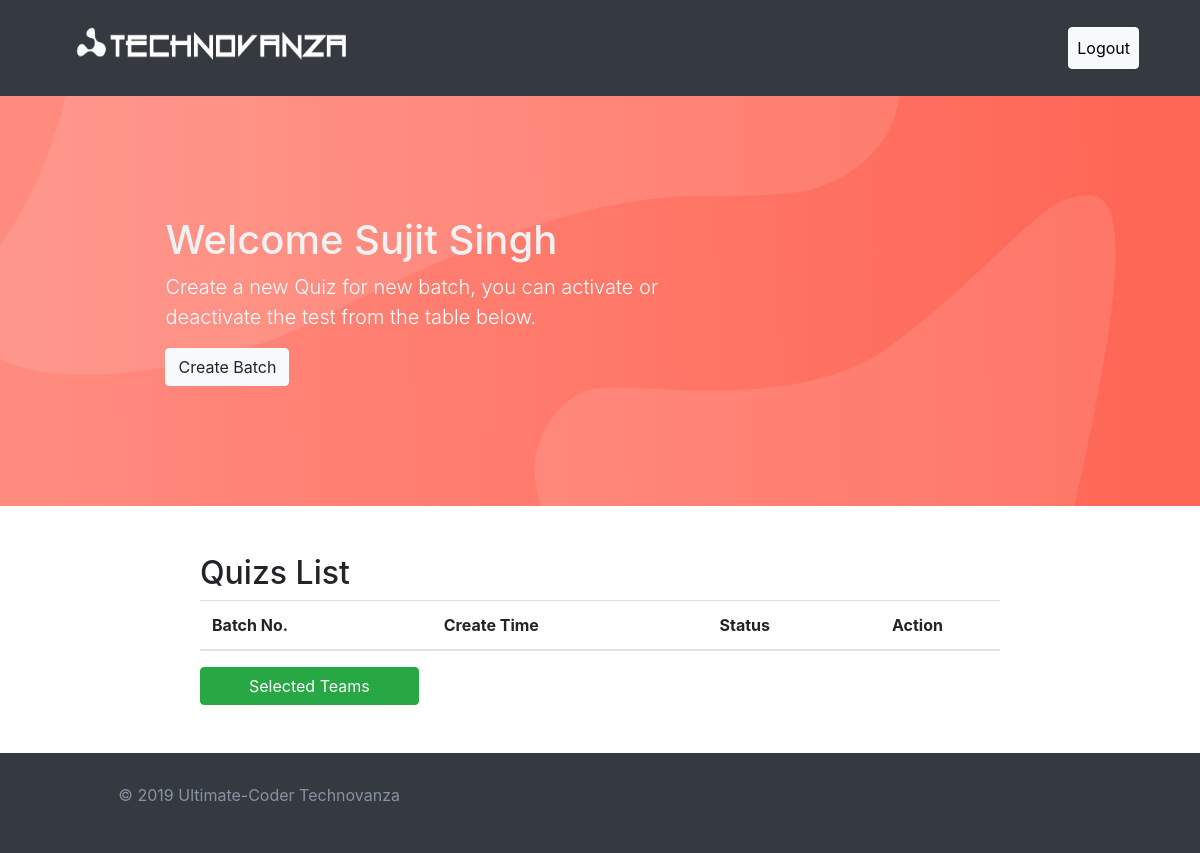
The page /admin_index.php (signed in) on the database as committed earlier.
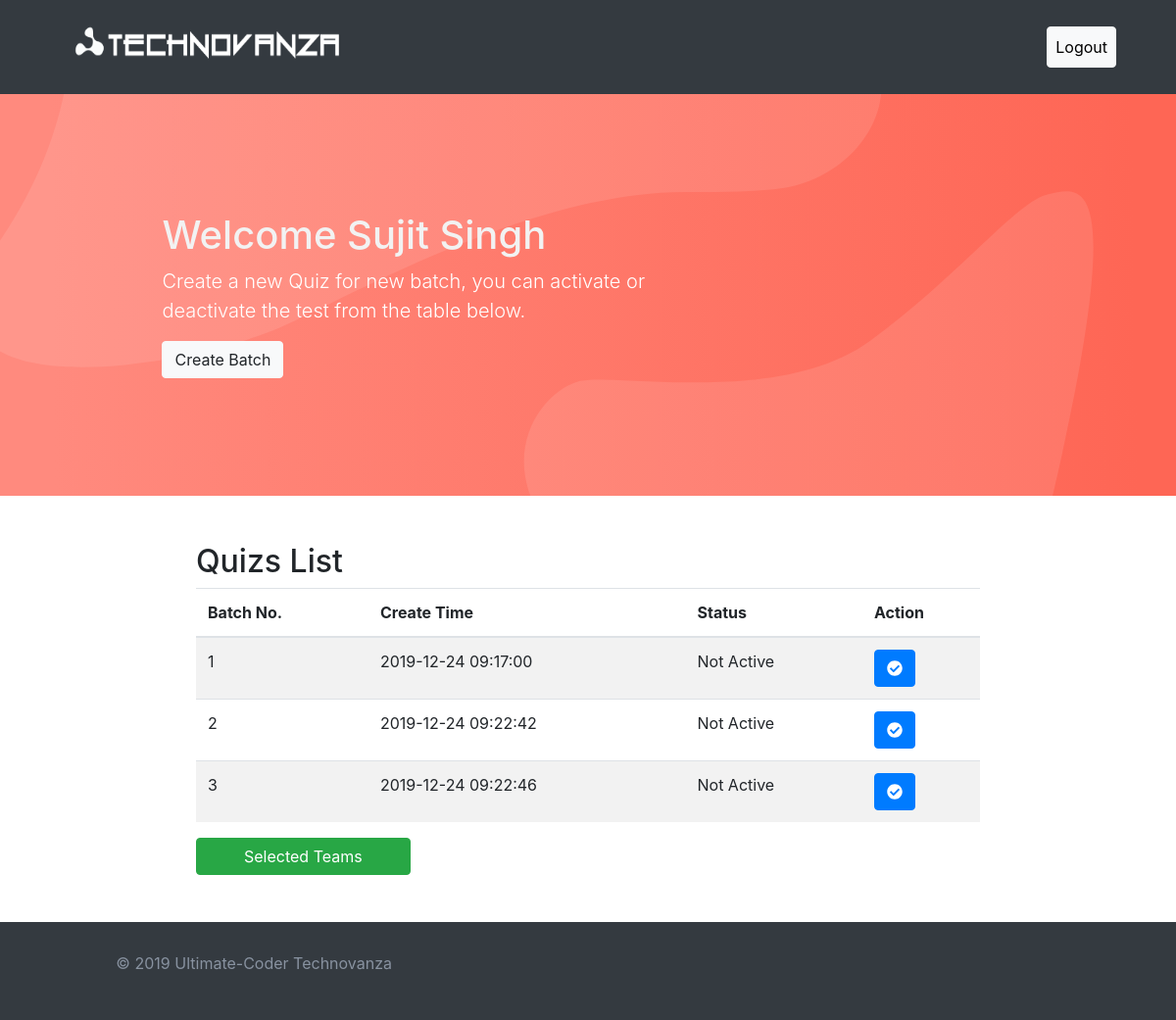
The same page on the database as committed later.
### tables this page shows
CREATE TABLE `uc_batch` (
  `batch_id` int(11) NOT NULL,
  `user_id` int(100) NOT NULL,
  `active` tinyint(1) NOT NULL DEFAULT '0',
  `time` timestamp NOT NULL DEFAULT CURRENT_TIMESTAMP
);

### admin_index.php (the view, shortened to what this page needs)
<?php
    include 'db/db.php';
?>
<!DOCTYPE html>
<html>
<head>
  <link type="text/css" rel="stylesheet" href="css/froala_blocks.css">
  <link type="text/css" rel="stylesheet" href="css/bootstrap.css">
  <link href="css/all.css" rel="stylesheet">
</head>
<body>
<header class="bg-dark" data-block-type="headers" data-id="2">
  <div class="container text-center">
      <nav class="navbar">
          <a class="navbar-brand" href=""><img src="imgs/techno_logo.png" width="300" height="70" alt=""></a>
          <div class="navbar-nav">
              <li class="nav-item active">
                <a style="color:black;" class="nav-link btn btn-light p-2 px-2" href="logout.php">Logout</a>
              </li>
          </div>
      </nav>
  </div>
</header>
<section class="fdb-block fdb-viewport bg-dark" style="background-image: url(imgs/hero/red.svg);">
  <div class="container align-items-center justify-content-center d-flex">
    <div class="row align-items-center text-left">
      <div class="col-12 col-sm-10 col-md-8 col-lg-8">
        <h1>Welcome <?php echo $_SESSION['f_name']." ".$_SESSION['l_name'] ?></h1>
        <p class="lead">Create a new Quiz for new batch, you can activate or deactivate the test from the table below.</p>
        <form action="<?php echo htmlentities($_SERVER['PHP_SELF']);?>" method="POST">
          <button type="submit" name="create_batch" class="btn btn-light">Create Batch</button>
        </form>
      </div>
    </div>
  </div>
</section>
<section class="fdb-block p-5">
  <div class="container">
    <div class="row align-items-center justify-content-center">
      <div class="col-auto">
        <h2>Quizs List</h2>
        <div class="row">
            <div class="col-auto mt-4 mt-sm-0">
                <div class="table-responsive">
                    <table id="add-row" style="width:800px;" class="display table table-striped table-hover" >
                        <thead>
                            <tr>
                                <th>Batch No.</th>
                                <th>Create Time</th>
                                <th>Status</th>
                                <th style="width: 15%">Action</th>
                            </tr>
                        </thead>
                        <tbody>
                            <?php
                                $no = 1;
                                $sql_batch = $conn->query("SELECT * FROM uc_batch");
                                while ($row = mysqli_fetch_assoc($sql_batch)) {
                            ?>
                                <tr>
                                    <td><?= $no ?></td>
                                    <td><?= $row['time']?></td>
                                    <td><?php
                                        if($row['active']==1){
                                            echo "Active";
                                        }else {
                                            echo "Not Active";
                                        }
                                        ?>
                                    </td>
                                    <td>
                                        <form class="form-button-action" action="<?php echo htmlentities($_SERVER['PHP_SELF']); ?>" method="POST">
                                            <?php
                                            if ($row['active'] == 0) {
                                            ?>
                                            <button type="submit" data-toggle="tooltip" data-placement="right" title="Activate" name="activate" class="btn btn-primary">
                                                <i class="fa fa-check-circle"></i>
                                            </button>
                                            <?php
                                            }
                                            else
                                            { ?>
                                                <button type="submit" data-toggle="tooltip" data-placement="right" title="Deactivate" name="deactivate" class="btn btn-warning">
                                                    <i class="fa fa-times-circle"></i>
                                                </button> <?php
                                            }
                                            ?>
                                        </form>
                                    </td>
                                </tr>
                            <?php
                                $no++;
                                }
                            ?>
                        </tbody>
                    </table>
            </div>
            <button class="btn btn-success px-5" data-toggle="modal" data-target="#selected_team">Selected Teams</button>
        </div>
      </div>
    </div>
  </div>
</section>
<footer class="fdb-block footer-small bg-dark" data-block-type="footers" data-id="5">
  <div class="container">
      <div class="col-12 col-md-4 mt-4 mt-md-0 text-center text-md-right" style="z-index: 10000;"><p>© 2019 Ultimate-Coder Technovanza</p></div>
  </div>
</footer>
</body>
</html>

### css/froala_blocks.css (style rules this page uses)
*, *::before, *::after { box-sizing: border-box; }
html { font-family: sans-serif; line-height: 1.15; -webkit-text-size-adjust: 100%; -ms-text-size-adjust: 100%; -ms-overflow-style: scrollbar; -webkit-tap-highlight-color: rgba(0, 0, 0, 0); }
article, aside, figcaption, figure, footer, header, hgroup, main, nav, section { display: block; }
body { margin: 0; font-family: Lato, Helvetica, Arial; font-size: 1em; font-weight: 400; line-height: 1.5; color: #444444; text-align: left; background-color: #fff; }
h1, h2, h3, h4, h5, h6 { margin-top: 0; margin-bottom: 0.5rem; }
p { margin-top: 0; margin-bottom: 1rem; }
a { color: #329ef7; text-decoration: none; background-color: transparent; -webkit-text-decoration-skip: objects; }
img { vertical-align: middle; border-style: none; }
svg { overflow: hidden; vertical-align: middle; }
table { border-collapse: collapse; }
th { text-align: inherit; }
button { border-radius: 0; }
input, button, select, optgroup, textarea { margin: 0; font-family: inherit; font-size: inherit; line-height: inherit; }
button, input { overflow: visible; }
button, select { text-transform: none; }
button, html [type="button"], [type="reset"], [type="submit"] { -webkit-appearance: button; }
h1, h2, h3, h4, h5, h6, .h1, .h2, .h3, .h4, .h5, .h6 { margin-bottom: 0.5rem; font-family: inherit; font-weight: 600; line-height: 1.5; color: inherit; }
h1, .h1 { font-size: 2.75rem; }
h2, .h2 { font-size: 2rem; }
.lead { font-size: 1.4rem; font-weight: 400; }
.btn { display: inline-block; font-weight: 400; text-align: center; white-space: nowrap; vertical-align: middle; user-select: none; border: 0.125rem solid transparent; padding: 0.375rem 1.625rem; font-size: 1em; line-height: 1.5; border-radius: 0.25rem; transition: color 0.15s ease-in-out, background-color 0.15s ease-in-out, border-color 0.15s ease-in-out, box-shadow 0.15s ease-in-out; }
.btn:not(:disabled):not(.disabled) { cursor: pointer; }
.btn-primary { color: #fff; background-color: #329ef7; border-color: #329ef7; }
.btn-success { color: #fff; background-color: #28a745; border-color: #28a745; }
.btn-light { color: #212529; background-color: #f8f9fa; border-color: #f8f9fa; }
h1, h2, h3, h4, h5, h6, .h1, .h2, .h3, .h4, .h5, .h6 { margin-top: 0.3rem; }
p { color: #8892a0; font-weight: 400; }
.fdb-block { -webkit-font-smoothing: antialiased; -moz-osx-font-smoothing: grayscale; text-rendering: optimizelegibility; padding: 7.5rem 0; position: relative; background-size: cover; background-position: center; background-repeat: no-repeat; overflow: hidden; background-color: #FFFFFF; }
.fdb-block .container { background-position: center; background-repeat: no-repeat; background-size: contain; }
.fdb-block.fdb-viewport { min-height: calc(100% - 2 * 7.5rem); }
.fdb-block.fdb-viewport .container { min-height: calc(100% - 2 * 7.5rem); }
footer { padding: 1.875rem 0 !important; }
footer.bg-dark { background: #2d313c; color: #f2f2f2; }
header { background-color: #FFFFFF; }
header .navbar-nav a.nav-link { color: #777; }
header .navbar-nav .active a.nav-link { color: #444444; }
header.bg-dark .navbar-nav a.nav-link { color: #dcdcdc; }
header.bg-dark .navbar-nav .active a.nav-link { color: #FFFFFF; }
.bg-dark { background-color: #2d313c; color: #f2f2f2; }
.bg-dark p.lead { color: white; }

Rows that differ between the two databases and show on the page:
added uc_batch: time "2019-12-24 09:17:00", active "Not Active"
added uc_batch: time "2019-12-24 09:22:42", active "Not Active"
added uc_batch: time "2019-12-24 09:22:46", active "Not Active"
